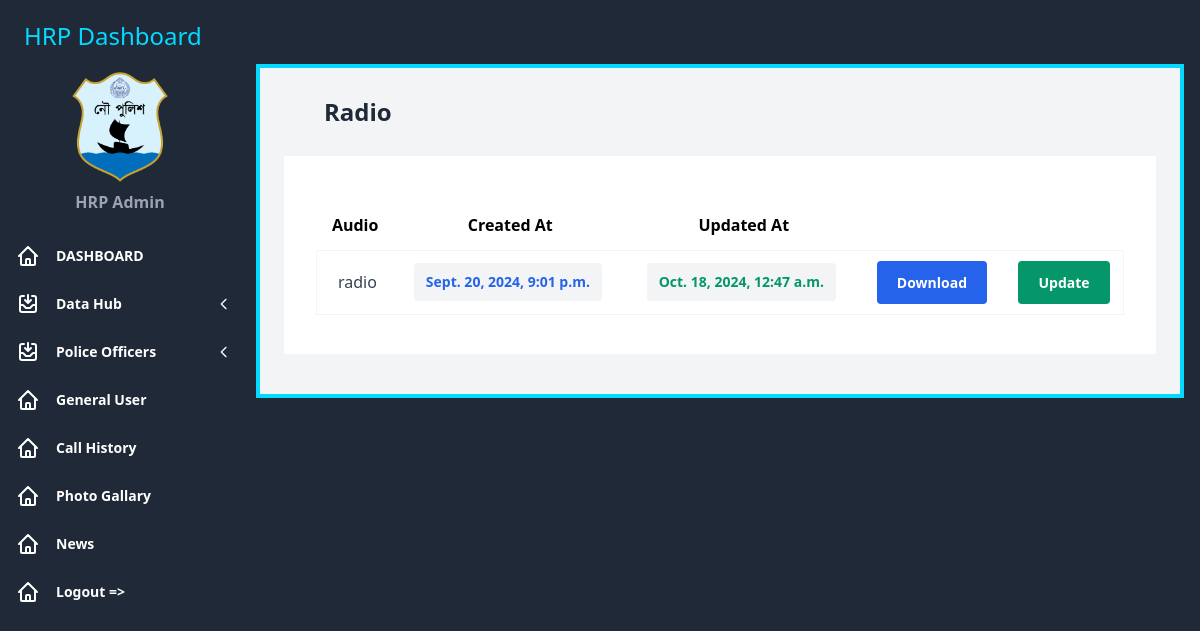
The app's page /radio (signed in) with its own data.
### datahub/models.py (models this page shows, shortened)
class Radio(models.Model):
    name = models.CharField(max_length=555, blank=False, null=False)
    name_bn = models.CharField(max_length=555, blank=False, null=False)
    file = models.FileField(upload_to='radios/', validators=[validate_audio_type], blank=False, null=False)
    created_at = models.DateTimeField(auto_now_add=True)
    updated_at = models.DateTimeField(auto_now=True)

### datahub/views.py (the view)
# urls.py: path('radio', radio, name='radio'),
@login_required
def radio(request, *args, **kwargs):
    r = Radio.objects.first()
    context = {
        'r': r
    }
    return render(request, 'datahub/radio.html', context)

### template/datahub/radio.html (shortened to what this page needs)
{% extends 'datahub/base.html' %}  {% block content %}
<div class="sm:px-6 w-full">
  <div class="px-4 md:px-10 py-4 md:py-7">
    <div class="flex items-center justify-between">
      <p
        tabindex="0"
        class="focus:outline-none text-base sm:text-lg md:text-xl lg:text-2xl font-bold leading-normal text-gray-800"
      >
        Radio
      </p>
    </div>
  </div>
  <div class="bg-white py-4 md:py-7 px-4 md:px-8 xl:px-10">
    <div class="mt-7 overflow-x-auto">
      <table class="w-full whitespace-nowrap">
        <thead>
            <tr>
                <th>Audio</th>
                <th>Created At</th>
                <th>Updated At</th>
                <th></th>
                <th></th>
            </tr>
            <tr class="h-3"></tr>
        </thead>
        <tbody>
          <tr
            tabindex="0"
            class="focus:outline-none h-16 border border-gray-100 rounded"
          >
            <td class="">
              <div class="flex items-center pl-5">
                <p
                  class="text-base font-medium leading-none text-gray-700 mr-2"
                >
                  {{r.name}}
                </p>
              </div>
            </td>
            <td class="pl-5">
              <button
                class="font-bold py-3 px-3 text-sm focus:outline-none leading-none text-blue-600 bg-gray-100 rounded"
              >
                {{r.created_at}}
              </button>
            </td>
            <td class="pl-5">
                <button
                  class="py-3 px-3 text-sm focus:outline-none leading-none text-green-600 font-bold bg-gray-100 rounded"
                >
                  {{r.updated_at}}
                </button>
              </td>
            <td class="pl-4">
              <a
                href="/radio/download/{{r.id}}"
                class="font-bold focus:ring-2 focus:ring-offset-2 focus:ring-red-300 text-sm leading-none text-white py-3 px-5 bg-blue-600 rounded hover:bg-blue-800 focus:outline-none"
              >
                Download
              </a>
            </td>
            <td class="pl-4">
                <a
                  href="/radio/update"
                  class="font-bold focus:ring-2 focus:ring-offset-2 focus:ring-red-300 text-sm leading-none text-white py-3 px-5 bg-green-600 rounded hover:bg-green-800 focus:outline-none"
                >
                  Update
                </a>
              </td>
          </tr>
          <tr class="h-3"></tr>
        </tbody>
      </table>
    </div>
  </div>
</div>
{% endblock content %}

### records on screen
Radio: name "radio", created_at "Sept. 20, 2024, 9:01 p.m.", updated_at "Oct. 18, 2024, 12:47 a.m."
